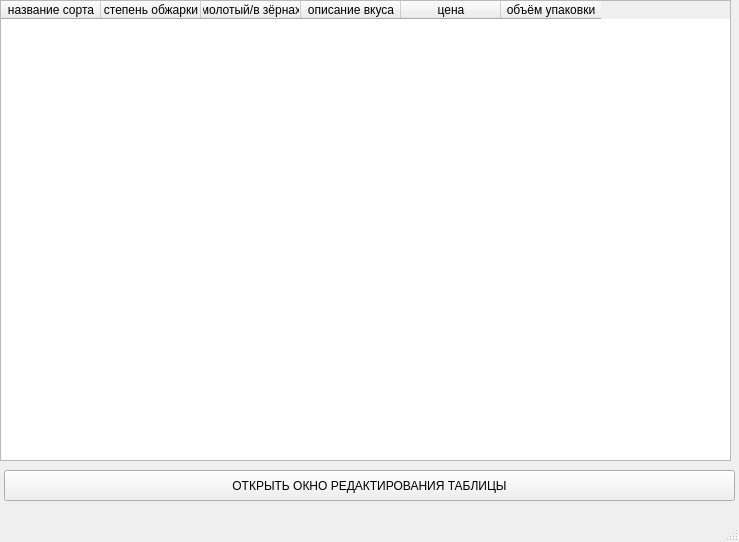
<?xml version="1.0" encoding="UTF-8"?>
<ui version="4.0">
 <class>MainWindow</class>
 <widget class="QMainWindow" name="MainWindow">
  <property name="geometry">
   <rect>
    <x>0</x>
    <y>0</y>
    <width>739</width>
    <height>542</height>
   </rect>
  </property>
  <property name="windowTitle">
   <string>MainWindow</string>
  </property>
  <widget class="QWidget" name="centralwidget">
   <widget class="QTableWidget" name="tableWidget">
    <property name="geometry">
     <rect>
      <x>0</x>
      <y>0</y>
      <width>731</width>
      <height>461</height>
     </rect>
    </property>
    <column>
     <property name="text">
      <string>название сорта</string>
     </property>
    </column>
    <column>
     <property name="text">
      <string>степень обжарки</string>
     </property>
    </column>
    <column>
     <property name="text">
      <string>молотый/в зёрнах</string>
     </property>
    </column>
    <column>
     <property name="text">
      <string>описание вкуса</string>
     </property>
    </column>
    <column>
     <property name="text">
      <string>цена</string>
     </property>
    </column>
    <column>
     <property name="text">
      <string>объём упаковки</string>
     </property>
    </column>
   </widget>
   <widget class="QPushButton" name="pushButton">
    <property name="geometry">
     <rect>
      <x>4</x>
      <y>470</y>
      <width>731</width>
      <height>31</height>
     </rect>
    </property>
    <property name="text">
     <string>ОТКРЫТЬ ОКНО РЕДАКТИРОВАНИЯ ТАБЛИЦЫ</string>
    </property>
   </widget>
  </widget>
  <widget class="QMenuBar" name="menubar">
   <property name="geometry">
    <rect>
     <x>0</x>
     <y>0</y>
     <width>739</width>
     <height>21</height>
    </rect>
   </property>
  </widget>
  <widget class="QStatusBar" name="statusbar"/>
 </widget>
 <resources/>
 <connections/>
</ui>
